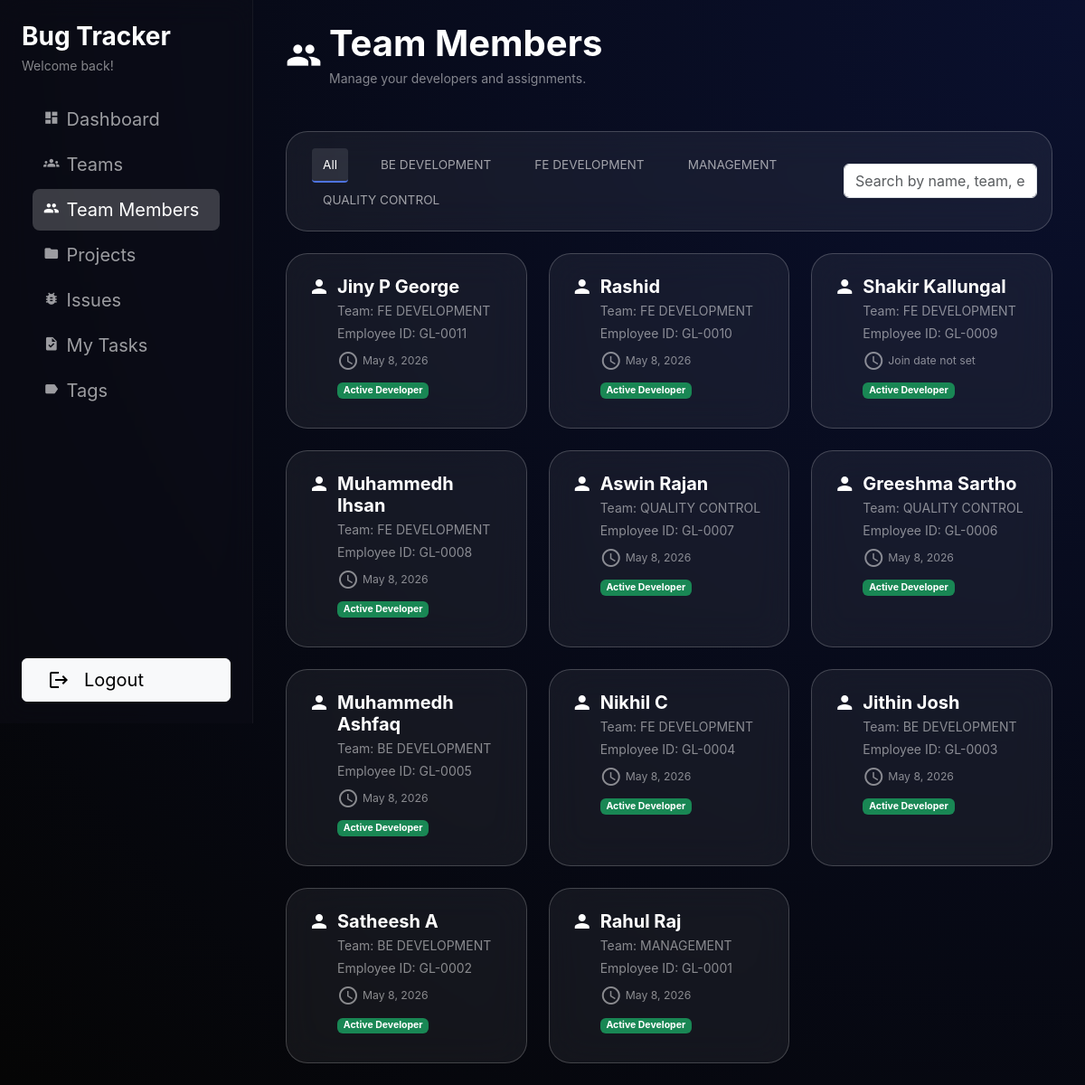
Before: /teams/members/ (signed in) with the older database file.
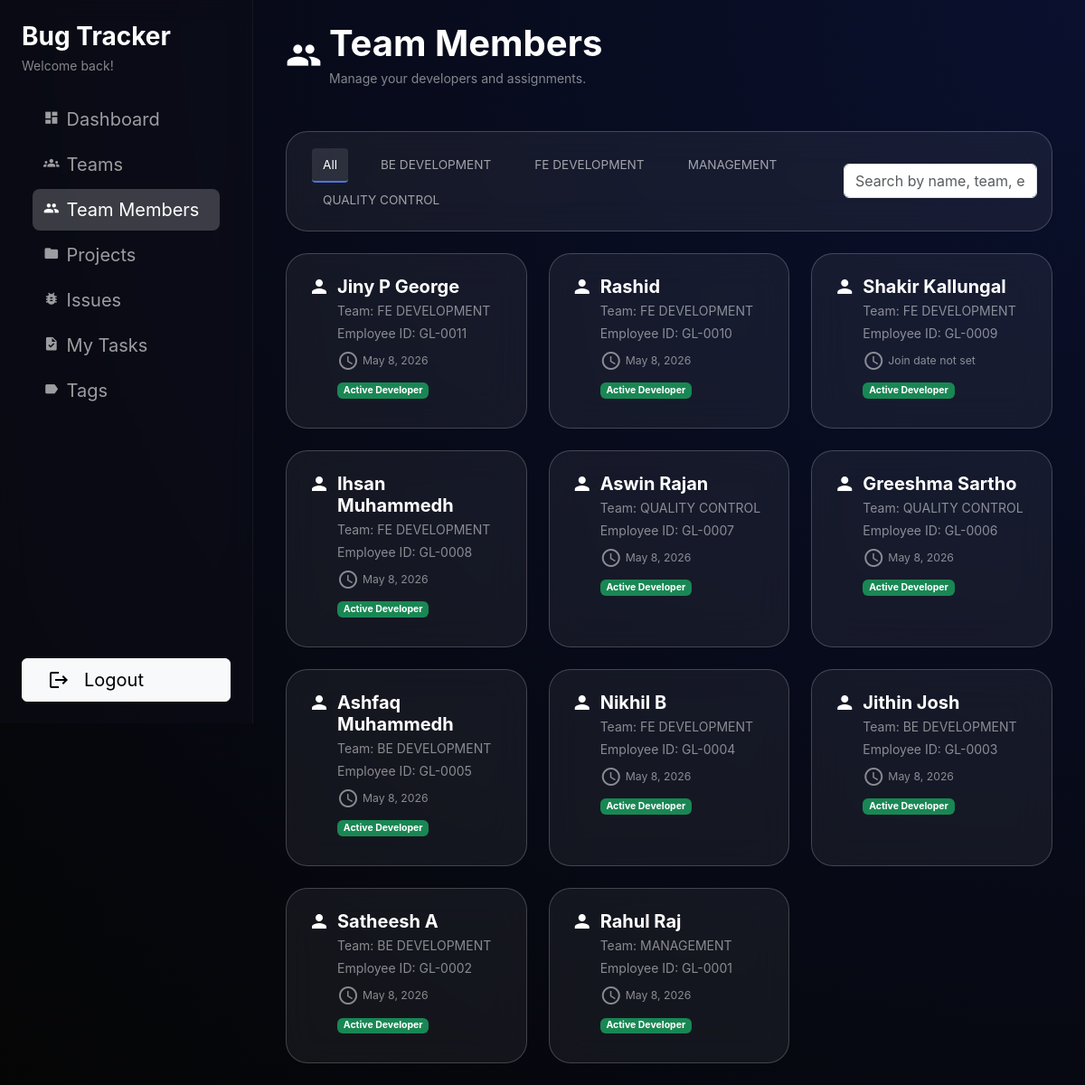
After: the same page with the newer database file.
### users/models.py (models this page shows, shortened)
class TeamMember(models.Model):
    user = models.OneToOneField(
        settings.AUTH_USER_MODEL,
        on_delete=models.CASCADE,
        related_name="team_member",
    )
    role = models.CharField(
        max_length=15,
        choices=TeamMemberRoleChoices.choices,
        blank=True,
    )
    team = models.ForeignKey(Team, on_delete=models.SET_NULL, null=True, blank=True)
    phone = models.CharField(max_length=15, blank=True)
    employee_id = models.CharField(max_length=20, blank=True)
    date_joined_company = models.DateField(null=True, blank=True)
    is_active_developer = models.BooleanField(default=True)
    created_at = models.DateTimeField(auto_now_add=True)
    def has_management_role(self):
        return self.role in getattr(settings, 'MANAGEMENT_ROLES', [])

class User(AbstractUser):
    pass

class Team(models.Model):
    name = models.CharField(max_length=100)
    role = models.CharField(max_length=15, blank=True)
    description = models.TextField(blank=True)
    created_at = models.DateTimeField(auto_now_add=True)

### users/views.py (the view)
# urls.py: path('teams/members/', TeamMemberListView.as_view(), name='teammember_list'),
class TeamMemberListView(LoginRequiredMixin, ListView):
    model = TeamMember
    template_name = 'users/teammember_list.html'
    context_object_name = 'members'
    ordering = ['-created_at']
    def get_queryset(self):
        qs = super().get_queryset()
        return qs.select_related('user').filter(user__is_superuser=False)

### templates/users/teammember_list.html (shortened to what this page needs)
{% extends "users/index.html" %}
{% block nav_teammembers_active %}active{% endblock %}
{% block dashboard_content %}
{% block page_header %}
<div class="row mb-5">
    <div class="col d-flex align-items-center">
        <span class="material-icons text-white fs-1 me-2">group</span>
        <div>
            <h1 class="text-white fw-bold mb-1">Team Members</h1>
            <p class="text-white-50 mb-0">Manage your developers and assignments.</p>
        </div>
    </div>
</div>
{% endblock %}
{% block content %}
<div class="glass-card p-3 mb-4">
    <div class="d-flex flex-column flex-md-row justify-content-between align-items-md-center gap-3">
        <ul class="nav nav-tabs border-0" id="teamTabs" role="tablist">
            <li class="nav-item" role="presentation">
                <button class="nav-link team-tab active"
                        data-team-filter="all"
                        type="button">
                    All
                </button>
            </li>
            {% for member in members|dictsort:"team.name" %}
                {% if member.team %}
                    {% ifchanged member.team.name %}
                        <li class="nav-item" role="presentation">
                            <button class="nav-link team-tab"
                                    data-team-filter="{{ member.team.name|escape }}"
                                    type="button">
                                {{ member.team.name }}
                            </button>
                        </li>
                    {% endifchanged %}
                {% endif %}
            {% endfor %}
        </ul>
        <div class="ms-md-3 flex-grow-1" style="max-width: 320px;">
            <input id="memberSearchInput"
                   type="text"
                   class="form-control"
                   placeholder="Search by name, team, employee ID...">
        </div>
    </div>
</div>
<div class="row g-4" id="teamMembersContainer">
    {% for member in members %}
    <div class="col-12 col-md-6 col-lg-4 team-member-card"
         data-team="{{ member.team.name|default_if_none:'Unassigned' }}"
         data-name="{{ member.user.get_full_name|default:member.user.username }}"
         data-employee-id="{{ member.employee_id|default:'' }}">
        <div class="glass-card p-4 h-100">
            <div class="d-flex align-items-start mb-2">
                <div class="me-2">
                    <span class="material-icons text-white">person</span>
                </div>
                <div class="flex-grow-1">
                    <h5 class="fw-bold text-white mb-1">
                        {{ member.user.get_full_name|default:member.user.username }}
                    </h5>
                    <p class="text-white-50 mb-1">
                        Team:
                        {% if member.team %}
                            {{ member.team.name }}
                        {% else %}
                            <span class="fst-italic">Unassigned</span>
                        {% endif %}
                    </p>
                    <p class="text-white-50 mb-2">
                        Employee ID: {{ member.employee_id|default:"-" }}
                    </p>
                    <small class="text-white-50 d-flex align-items-center mb-2">
                        <span class="material-icons small me-1">access_time</span>
                        {{ member.date_joined_company|default:"Join date not set" }}
                    </small>
                    <span class="badge {% if member.is_active_developer %}bg-success{% else %}bg-secondary{% endif %}">
                        {% if member.is_active_developer %}Active Developer{% else %}Inactive{% endif %}
                    </span>
                </div>
            </div>
        </div>
    </div>
    {% endfor %}
</div>
{% endblock %}
{% endblock %}

Changed rows visible on the page:
changed through a linked row, TeamMember "GL-0005": user.get_full_name "Muhammedh Ashfaq" → "Ashfaq Muhammedh"
changed through a linked row, TeamMember "GL-0008": user.get_full_name "Muhammedh Ihsan" → "Ihsan Muhammedh"
changed through a linked row, TeamMember "GL-0004": user.get_full_name "Nikhil C" → "Nikhil B"
